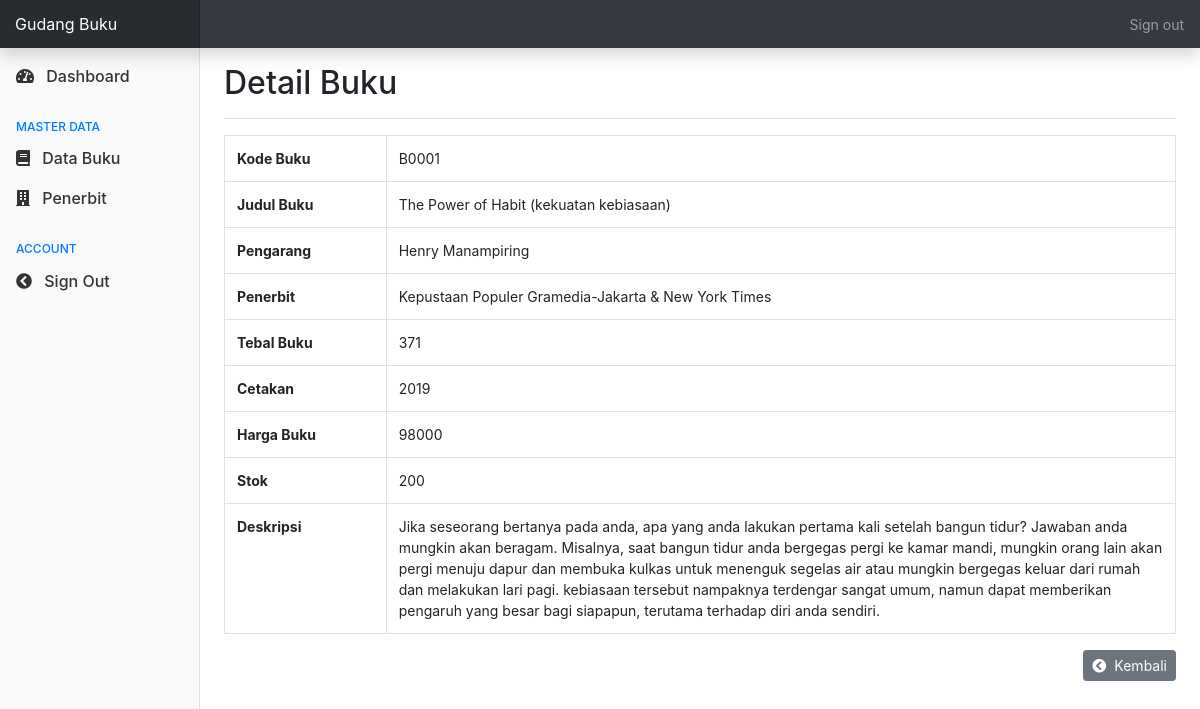
The page /index.php?id=1&page=detail-buku (signed in) on the database its author committed.
### tables this page shows
CREATE TABLE `buku` (
  `id` int NOT NULL,
  `kode_buku` varchar(5) NOT NULL,
  `judul` varchar(255) NOT NULL,
  `id_pengarang` int NOT NULL,
  `id_penerbit` int NOT NULL,
  `tebal_halaman` int NOT NULL,
  `cetakan` varchar(255) NOT NULL,
  `harga` int NOT NULL,
  `stok` int NOT NULL,
  `deskripsi` text NOT NULL
);

CREATE TABLE `pengarang` (
  `id` int NOT NULL,
  `pengarang` varchar(255) NOT NULL
);

CREATE TABLE `penerbit` (
  `id` int NOT NULL,
  `penerbit` varchar(255) NOT NULL
);

### class/Database.php (called while the page is built, shortened)
<?php
class Database {
   private $host  = 'localhost';
   private $user  = 'root';
   private $pass  = '';
   private $db    = 'inventory';
   protected $connection;
   public function __construct()
   {
      if (!isset($this->connection)) {
			$this->connection = new mysqli($this->host, $this->user, $this->pass, $this->db);
		}
		return $this->connection;
   }
}

### class/Crud.php (called while the page is built, shortened)
<?php
   include_once('Database.php');
   class Crud extends Database {
      public function execute_a_row($query)
      {
         while ($row = $query->fetch_assoc()) {
            $rows[] = $row;
         }
         return $rows[0];
      }
      public function getDetail()
      {
         $id = $_GET['id'];
         $query = $this->connection->query(
            "SELECT buku.*, pengarang.pengarang, penerbit.penerbit
            FROM buku JOIN pengarang ON buku.id_pengarang=pengarang.id
            JOIN penerbit ON buku.id_penerbit = penerbit.id
            WHERE buku.id = $id"
         );
         return $this->execute_a_row($query);
      }
   }

### detail-buku.php (the view, shortened to what this page needs)
<?php
   $crud = new Crud();
   $result = $crud->getDetail();
?>
<div class="d-flex justify-content-between flex-wrap flex-md-nowrap align-items-center pt-3 pb-2 mb-3 border-bottom">
   <h1 class="h2">Detail Buku</h1>
</div>
<table class="table table-bordered table-hover">
   <tr>
      <th>Kode Buku</th>
      <td><?= $result['kode_buku'] ?></td>
   </tr>
   <tr>
      <th style="width:  17%">Judul Buku</th>
      <td><?= $result['judul'] ?></td>
   </tr>
   <tr>
      <th>Pengarang</th>
      <td><?= $result['pengarang'] ?></td>
   </tr>
   <tr>
      <th>Penerbit</th>
      <td><?= $result['penerbit'] ?></td>
   </tr>
   <tr>
      <th>Tebal Buku</th>
      <td><?= $result['tebal_halaman'] ?></td>
   </tr>
   <tr>
      <th>Cetakan</th>
      <td><?= $result['cetakan'] ?></td>
   </tr>
   <tr>
      <th>Harga Buku</th>
      <td><?= $result['harga'] ?></td>
   </tr>
   <tr>
      <th>Stok</th>
      <td><?= $result['stok'] ?></td>
   </tr>
   <tr>
      <th>Deskripsi</th>
      <td><?= $result['deskripsi'] ?></td>
   </tr>
</table>
<a href="index.php?page=buku" class="btn btn-secondary btn-sm float-right"><i class="fas fa-chevron-circle-left mr-2"></i>Kembali</a>

### assets/css/dashboard.css (style rules this page uses)
body { font-size: .875rem; }

### rows shown on the page
buku: kode_buku "B0001", judul "The Power of Habit (kekuatan kebiasaan)", id_pengarang.pengarang "Henry Manampiring", id_penerbit.penerbit "Kepustaan Populer Gramedia-Jakarta & New York Times", tebal_halaman "371", cetakan "2019", harga "98000", stok "200", deskripsi "Jika seseorang bertanya pada anda, apa yang anda lakukan pertama kali setelah bangun tidur? Jawaban anda mungkin akan beragam. Misalnya, saat bangun tidur anda bergegas pergi ke kamar mandi, mungkin orang lain akan pergi menuju dapur dan membuka kulkas untuk menenguk segelas air atau mungkin bergegas keluar dari rumah dan melakukan lari pagi. kebiasaan tersebut nampaknya terdengar sangat umum, namun dapat memberikan pengaruh yang besar bagi siapapun, terutama terhadap diri anda sendiri."
